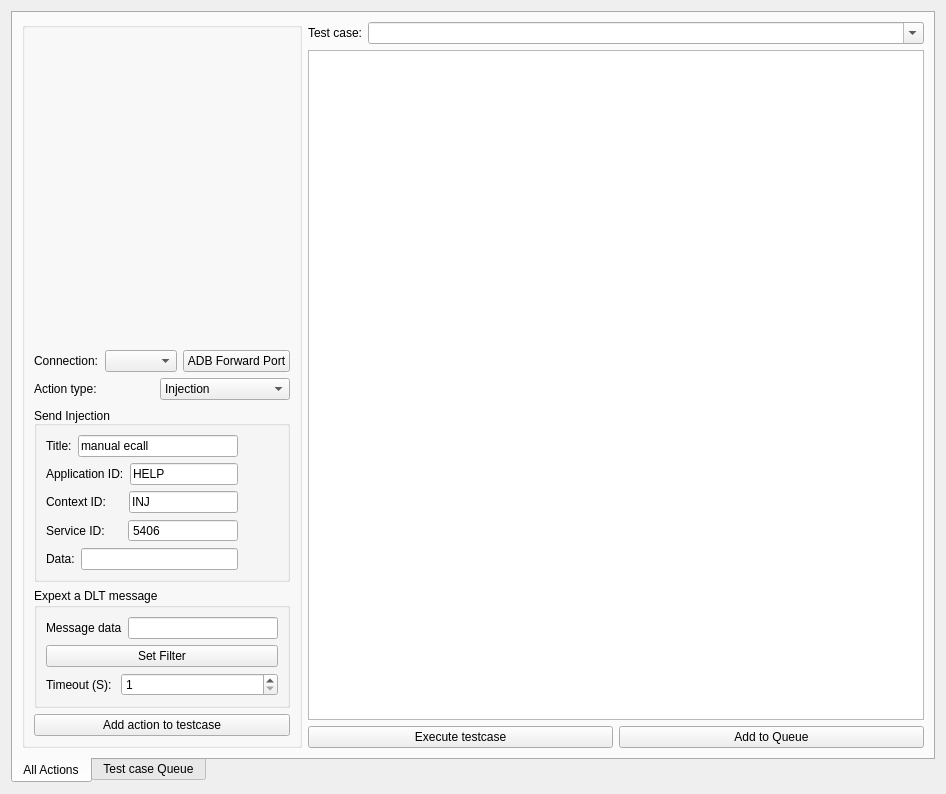
<?xml version="1.0" encoding="UTF-8"?>
<ui version="4.0">
 <class>TestingFrameworkPluginForm</class>
 <widget class="QWidget" name="TestingFrameworkPluginForm">
  <property name="geometry">
   <rect>
    <x>0</x>
    <y>0</y>
    <width>946</width>
    <height>794</height>
   </rect>
  </property>
  <property name="sizePolicy">
   <sizepolicy hsizetype="Minimum" vsizetype="Preferred">
    <horstretch>0</horstretch>
    <verstretch>0</verstretch>
   </sizepolicy>
  </property>
  <property name="windowTitle">
   <string>testingframeworkplugin</string>
  </property>
  <layout class="QVBoxLayout" name="verticalLayout_6">
   <item>
    <widget class="QTabWidget" name="tabWidget">
     <property name="tabPosition">
      <enum>QTabWidget::South</enum>
     </property>
     <property name="currentIndex">
      <number>0</number>
     </property>
     <widget class="QWidget" name="tab">
      <attribute name="title">
       <string>All Actions</string>
      </attribute>
      <layout class="QVBoxLayout" name="verticalLayout_9">
       <item>
        <layout class="QHBoxLayout" name="horizontalLayout_4">
         <item>
          <widget class="QGroupBox" name="groupBox_2">
           <property name="sizePolicy">
            <sizepolicy hsizetype="Maximum" vsizetype="Preferred">
             <horstretch>0</horstretch>
             <verstretch>0</verstretch>
            </sizepolicy>
           </property>
           <property name="title">
            <string/>
           </property>
           <layout class="QVBoxLayout" name="verticalLayout_7">
            <item>
             <spacer name="verticalSpacer">
              <property name="orientation">
               <enum>Qt::Vertical</enum>
              </property>
              <property name="sizeHint" stdset="0">
               <size>
                <width>20</width>
                <height>40</height>
               </size>
              </property>
             </spacer>
            </item>
            <item>
             <layout class="QVBoxLayout" name="verticalLayout_4">
              <item>
               <layout class="QHBoxLayout" name="horizontalLayout">
                <item>
                 <widget class="QLabel" name="label">
                  <property name="text">
                   <string>Connection:</string>
                  </property>
                 </widget>
                </item>
                <item>
                 <widget class="QComboBox" name="cbConnections"/>
                </item>
                <item>
                 <widget class="QPushButton" name="btnAdbForwardPort">
                  <property name="text">
                   <string>ADB Forward Port</string>
                  </property>
                 </widget>
                </item>
               </layout>
              </item>
              <item>
               <layout class="QHBoxLayout" name="horizontalLayout_3">
                <item>
                 <widget class="QLabel" name="label_8">
                  <property name="text">
                   <string>Action type:  </string>
                  </property>
                 </widget>
                </item>
                <item>
                 <widget class="QComboBox" name="cbActionType">
                  <item>
                   <property name="text">
                    <string>Injection</string>
                   </property>
                  </item>
                  <item>
                   <property name="text">
                    <string>Expect a message</string>
                   </property>
                  </item>
                 </widget>
                </item>
               </layout>
              </item>
              <item>
               <widget class="QGroupBox" name="grbInjectionDetails">
                <property name="title">
                 <string>Send Injection</string>
                </property>
                <property name="alignment">
                 <set>Qt::AlignBottom|Qt::AlignLeading|Qt::AlignLeft</set>
                </property>
                <property name="flat">
                 <bool>false</bool>
                </property>
                <property name="checkable">
                 <bool>false</bool>
                </property>
                <layout class="QVBoxLayout" name="verticalLayout_2">
                 <item>
                  <layout class="QHBoxLayout" name="horizontalLayout_5">
                   <property name="sizeConstraint">
                    <enum>QLayout::SetFixedSize</enum>
                   </property>
                   <item>
                    <widget class="QLabel" name="label_9">
                     <property name="text">
                      <string>Title:</string>
                     </property>
                    </widget>
                   </item>
                   <item>
                    <widget class="QLineEdit" name="leInjTitle">
                     <property name="text">
                      <string>manual ecall</string>
                     </property>
                    </widget>
                   </item>
                   <item>
                    <spacer name="horizontalSpacer">
                     <property name="orientation">
                      <enum>Qt::Horizontal</enum>
                     </property>
                     <property name="sizeType">
                      <enum>QSizePolicy::Preferred</enum>
                     </property>
                     <property name="sizeHint" stdset="0">
                      <size>
                       <width>40</width>
                       <height>20</height>
                      </size>
                     </property>
                    </spacer>
                   </item>
                  </layout>
                 </item>
                 <item>
                  <layout class="QHBoxLayout" name="horizontalLayout_6">
                   <item>
                    <widget class="QLabel" name="label_10">
                     <property name="text">
                      <string>Application ID:</string>
                     </property>
                    </widget>
                   </item>
                   <item>
                    <widget class="QLineEdit" name="leInjAppId">
                     <property name="text">
                      <string>HELP</string>
                     </property>
                    </widget>
                   </item>
                   <item>
                    <spacer name="horizontalSpacer_2">
                     <property name="orientation">
                      <enum>Qt::Horizontal</enum>
                     </property>
                     <property name="sizeType">
                      <enum>QSizePolicy::Preferred</enum>
                     </property>
                     <property name="sizeHint" stdset="0">
                      <size>
                       <width>40</width>
                       <height>20</height>
                      </size>
                     </property>
                    </spacer>
                   </item>
                  </layout>
                 </item>
                 <item>
                  <layout class="QHBoxLayout" name="horizontalLayout_7">
                   <item>
                    <widget class="QLabel" name="label_11">
                     <property name="text">
                      <string>Context ID:     </string>
                     </property>
                    </widget>
                   </item>
                   <item>
                    <widget class="QLineEdit" name="leInjCtxId">
                     <property name="text">
                      <string>INJ</string>
                     </property>
                    </widget>
                   </item>
                   <item>
                    <spacer name="horizontalSpacer_3">
                     <property name="orientation">
                      <enum>Qt::Horizontal</enum>
                     </property>
                     <property name="sizeType">
                      <enum>QSizePolicy::Preferred</enum>
                     </property>
                     <property name="sizeHint" stdset="0">
                      <size>
                       <width>40</width>
                       <height>20</height>
                      </size>
                     </property>
                    </spacer>
                   </item>
                  </layout>
                 </item>
                 <item>
                  <layout class="QHBoxLayout" name="horizontalLayout_8">
                   <item>
                    <widget class="QLabel" name="label_12">
                     <property name="text">
                      <string>Service ID:     </string>
                     </property>
                    </widget>
                   </item>
                   <item>
                    <widget class="QSpinBox" name="spInjSrvId">
                     <property name="sizePolicy">
                      <sizepolicy hsizetype="Expanding" vsizetype="Fixed">
                       <horstretch>0</horstretch>
                       <verstretch>0</verstretch>
                      </sizepolicy>
                     </property>
                     <property name="buttonSymbols">
                      <enum>QAbstractSpinBox::NoButtons</enum>
                     </property>
                     <property name="minimum">
                      <number>4095</number>
                     </property>
                     <property name="maximum">
                      <number>294967295</number>
                     </property>
                     <property name="value">
                      <number>5406</number>
                     </property>
                    </widget>
                   </item>
                   <item>
                    <spacer name="horizontalSpacer_4">
                     <property name="orientation">
                      <enum>Qt::Horizontal</enum>
                     </property>
                     <property name="sizeType">
                      <enum>QSizePolicy::Preferred</enum>
                     </property>
                     <property name="sizeHint" stdset="0">
                      <size>
                       <width>40</width>
                       <height>20</height>
                      </size>
                     </property>
                    </spacer>
                   </item>
                  </layout>
                 </item>
                 <item>
                  <layout class="QHBoxLayout" name="horizontalLayout_9">
                   <item>
                    <widget class="QLabel" name="label_13">
                     <property name="text">
                      <string>Data:</string>
                     </property>
                    </widget>
                   </item>
                   <item>
                    <widget class="QLineEdit" name="leInjData"/>
                   </item>
                   <item>
                    <spacer name="horizontalSpacer_5">
                     <property name="orientation">
                      <enum>Qt::Horizontal</enum>
                     </property>
                     <property name="sizeType">
                      <enum>QSizePolicy::Preferred</enum>
                     </property>
                     <property name="sizeHint" stdset="0">
                      <size>
                       <width>40</width>
                       <height>20</height>
                      </size>
                     </property>
                    </spacer>
                   </item>
                  </layout>
                 </item>
                </layout>
               </widget>
              </item>
              <item>
               <widget class="QGroupBox" name="grbExpectationDetails">
                <property name="title">
                 <string>Expext a DLT message</string>
                </property>
                <layout class="QVBoxLayout" name="verticalLayout_3">
                 <item>
                  <layout class="QHBoxLayout" name="horizontalLayout_11">
                   <item>
                    <widget class="QLabel" name="label_7">
                     <property name="text">
                      <string>Message data</string>
                     </property>
                    </widget>
                   </item>
                   <item>
                    <widget class="QLineEdit" name="leMsgText">
                     <property name="text">
                      <string/>
                     </property>
                    </widget>
                   </item>
                  </layout>
                 </item>
                 <item>
                  <widget class="QPushButton" name="btnSetFilter">
                   <property name="text">
                    <string>Set Filter</string>
                   </property>
                   <property name="checkable">
                    <bool>false</bool>
                   </property>
                   <property name="checked">
                    <bool>false</bool>
                   </property>
                  </widget>
                 </item>
                 <item>
                  <layout class="QHBoxLayout" name="horizontalLayout_10">
                   <item>
                    <widget class="QLabel" name="label_6">
                     <property name="text">
                      <string>Timeout (S): </string>
                     </property>
                    </widget>
                   </item>
                   <item>
                    <widget class="QSpinBox" name="spMsgTimeout">
                     <property name="sizePolicy">
                      <sizepolicy hsizetype="Expanding" vsizetype="Fixed">
                       <horstretch>0</horstretch>
                       <verstretch>0</verstretch>
                      </sizepolicy>
                     </property>
                     <property name="minimum">
                      <number>1</number>
                     </property>
                     <property name="maximum">
                      <number>999999999</number>
                     </property>
                     <property name="stepType">
                      <enum>QAbstractSpinBox::DefaultStepType</enum>
                     </property>
                    </widget>
                   </item>
                  </layout>
                 </item>
                </layout>
               </widget>
              </item>
              <item>
               <widget class="QPushButton" name="btnAddAction">
                <property name="text">
                 <string>Add action to testcase</string>
                </property>
               </widget>
              </item>
             </layout>
            </item>
           </layout>
          </widget>
         </item>
         <item>
          <layout class="QVBoxLayout" name="verticalLayout">
           <item>
            <layout class="QHBoxLayout" name="horizontalLayout_2">
             <item>
              <widget class="QLabel" name="label_2">
               <property name="text">
                <string>Test case:</string>
               </property>
              </widget>
             </item>
             <item>
              <widget class="QComboBox" name="cbTCList">
               <property name="sizePolicy">
                <sizepolicy hsizetype="Expanding" vsizetype="Fixed">
                 <horstretch>0</horstretch>
                 <verstretch>0</verstretch>
                </sizepolicy>
               </property>
               <property name="editable">
                <bool>true</bool>
               </property>
               <property name="sizeAdjustPolicy">
                <enum>QComboBox::AdjustToContents</enum>
               </property>
              </widget>
             </item>
            </layout>
           </item>
           <item>
            <widget class="QListWidget" name="lwActionList">
             <property name="sizePolicy">
              <sizepolicy hsizetype="Expanding" vsizetype="Expanding">
               <horstretch>0</horstretch>
               <verstretch>0</verstretch>
              </sizepolicy>
             </property>
             <property name="alternatingRowColors">
              <bool>true</bool>
             </property>
            </widget>
           </item>
           <item>
            <layout class="QHBoxLayout" name="horizontalLayout_12">
             <item>
              <widget class="QPushButton" name="btnTCExcecute">
               <property name="text">
                <string>Execute testcase</string>
               </property>
              </widget>
             </item>
             <item>
              <widget class="QPushButton" name="btnTCAddToQueue">
               <property name="text">
                <string>Add to Queue</string>
               </property>
              </widget>
             </item>
            </layout>
           </item>
          </layout>
         </item>
        </layout>
       </item>
      </layout>
     </widget>
     <widget class="QWidget" name="tab_2">
      <attribute name="title">
       <string>Test case Queue</string>
      </attribute>
      <layout class="QVBoxLayout" name="verticalLayout_8">
       <item>
        <layout class="QVBoxLayout" name="verticalLayout_5">
         <item>
          <widget class="QListWidget" name="lwActionQueue"/>
         </item>
         <item>
          <widget class="QPushButton" name="btnClearActionQueue">
           <property name="text">
            <string>Clear All</string>
           </property>
          </widget>
         </item>
         <item>
          <widget class="QPushButton" name="btExecuteList">
           <property name="text">
            <string>Execute</string>
           </property>
          </widget>
         </item>
        </layout>
       </item>
      </layout>
     </widget>
    </widget>
   </item>
  </layout>
 </widget>
 <resources/>
 <connections/>
</ui>
